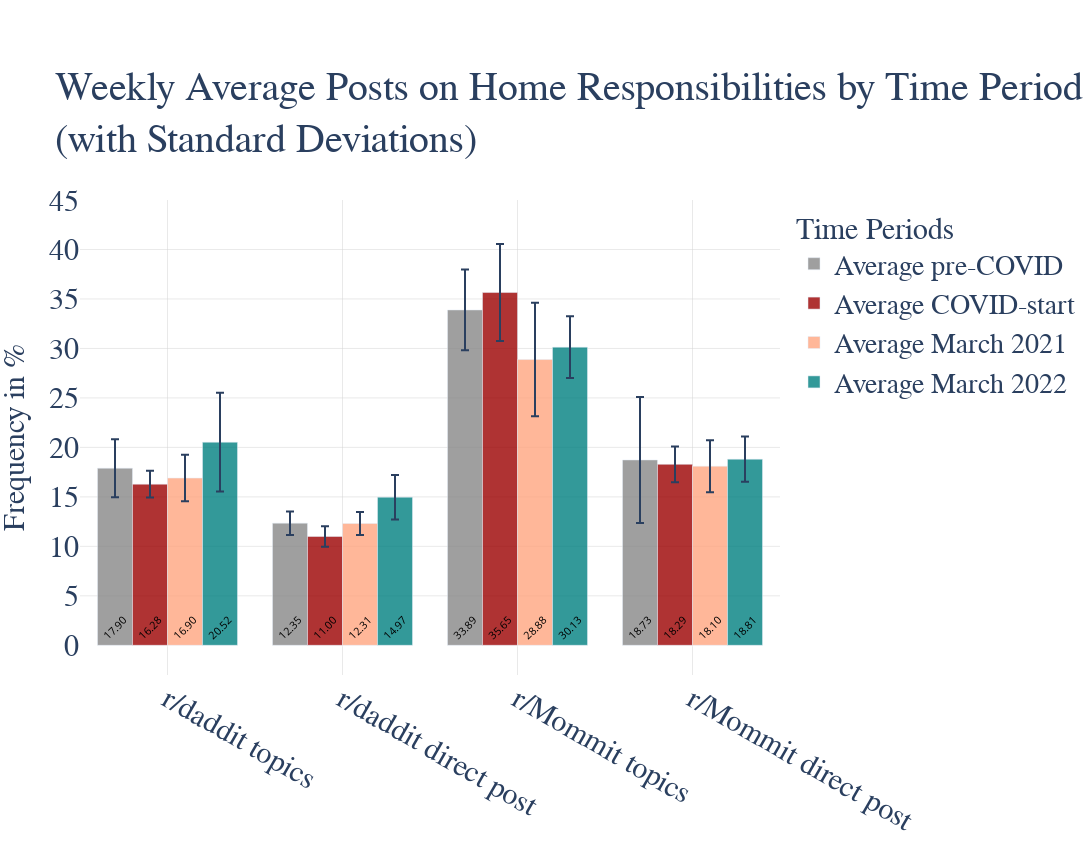

The notebook cell saved with this chart:
### Markdown cell above
plot averages per time period

### Code cell
# Data
categories = ['r/daddit topics', 'r/daddit direct post', 'r/Mommit topics', 'r/Mommit direct post']
pre_covid_avg = pre_covid 
pre_covid_std = pre_covid_std

immediate_covid = immediate_covid
immediate_covid_std= immediate_covid_std

march_2021 = march21
march21_std = march21_std

march_2022 = march22 
march22_std = march22_std

# Colors
#colors = ["#888888", "#9B0000", "#FFA580", "#008080"]  
colors = ["rgba(136, 136, 136, 0.8)", "rgba(155, 0, 0, 0.8)", "rgba(255, 165, 128, 0.8)", "rgba(0, 128, 128, 0.8)"]

# Create traces for each time period
trace_pre_covid = go.Bar(
    x=categories,
    y=pre_covid_avg,
    text=pre_covid_avg,
    name='Average pre-COVID',
    texttemplate='%{text:.2f}',
    textposition='inside',
    textangle=-45,  # Tilt the text by 45 degrees
    insidetextanchor='start',  # Position text at the bottom inside the bar

    marker=dict(color=colors[0]),
    textfont=dict(size=18, color="black"),
    error_y=dict(type='data', array=pre_covid_std, visible=True)

)


trace_immediate_covid = go.Bar(
    x=categories,
    y=immediate_covid,
    text=immediate_covid,
    name='Average COVID-start',
    texttemplate='%{text:.2f}',
    textposition='inside',
    textangle=-45,  # Tilt the text by 45 degrees
    insidetextanchor='start',  # Position text at the bottom inside the bar
    marker=dict(color=colors[1]),
    textfont=dict(size=18, color="black"),
    error_y=dict(type='data', array=immediate_covid_std, visible=True)

)

trace_march_2021 = go.Bar(
    x=categories,
    y=march_2021,
    text=march_2021,
    name='Average March 2021',
    texttemplate='%{text:.2f}',
    textposition='inside',
    textangle=-45,  # Tilt the text by 45 degrees
    insidetextanchor='start',  # Position text at the bottom inside the bar

    marker=dict(color=colors[2]),
    textfont=dict(size=18, color="black"),
    error_y=dict(type='data', array=march21_std, visible=True)

)

trace_march_2022 = go.Bar(
    x=categories,
    y=march_2022,
    text=march_2022,
    name='Average March 2022',
    texttemplate='%{text:.2f}',
    textposition='inside',
    textangle=-45,  # Tilt the text by 45 degrees
    insidetextanchor='start',  # Position text at the bottom inside the bar    marker=dict(color=colors[3]),
    marker=dict(color=colors[3]),

    textfont=dict(size=18, color="black"),
    
    error_y=dict(type='data', array=march22_std, visible=True)

)

# Create data list
data = [trace_pre_covid, trace_immediate_covid, trace_march_2021, trace_march_2022]
# Adjust the layout to create space below the graph


# Define layout
layout = go.Layout(
    title='Weekly Average Posts on Home Responsibilities by Time Period<br>(with Standard Deviations)',
    title_font=dict(size=40, family='Calibri'),
    xaxis=dict(showgrid=True, gridcolor='lightgrey', gridwidth=0.5, tickfont=dict(family='Calibri', size=30)),
    yaxis=dict(title='Frequency in %', title_font=dict(size=30, family='Calibri'), range=[-3, 45], showgrid=True, gridcolor='lightgrey', gridwidth=0.5, tickfont=dict(family='Calibri', size=30)),
    barmode='group',
    plot_bgcolor='white',
    legend=dict(font=dict(family='Calibri', size=28), title=dict(text='Time Periods', font=dict(size=30, family='Calibri'))),
    height=850,
    width=1500
)

# Adjust the layout to create space below the graph
layout.update(
    margin=dict(t=200, b=100)  # Increase the top margin to add space between the title and the graph
)
# Create the figure
fig = go.Figure(data=data, layout=layout)



# Display the chart
fig.show()

### Figure 1 — Plotly figure (JSON) as saved in the notebook; plotly's stock layout.template omitted (floating-point values rounded to 4 significant figures)
{"data": [{"error_y": {"array": [2.93, 1.188, 4.084, 6.361], "type": "data", "visible": true}, "insidetextanchor": "start", "marker": {"color": "rgba(136, 136, 136, 0.8)"}, "name": "Average pre-COVID", "text": ["17.8988756169876", "12.346933333333334", "33.89054888925215", "18.73186666666667"], "textangle": -45, "textfont": {"color": "black", "size": 18}, "textposition": "inside", "texttemplate": "%{text:.2f}", "type": "bar", "x": ["r/daddit topics", "r/daddit direct post", "r/Mommit topics", "r/Mommit direct post"], "y": [17.9, 12.35, 33.89, 18.73]}, {"error_y": {"array": [1.357, 1.041, 4.909, 1.812], "type": "data", "visible": true}, "insidetextanchor": "start", "marker": {"color": "rgba(155, 0, 0, 0.8)"}, "name": "Average COVID-start", "text": ["16.28397890142402", "10.9955", "35.649545772004615", "18.2875"], "textangle": -45, "textfont": {"color": "black", "size": 18}, "textposition": "inside", "texttemplate": "%{text:.2f}", "type": "bar", "x": ["r/daddit topics", "r/daddit direct post", "r/Mommit topics", "r/Mommit direct post"], "y": [16.28, 11.0, 35.65, 18.29]}, {"error_y": {"array": [2.351, 1.168, 5.733, 2.636], "type": "data", "visible": true}, "insidetextanchor": "start", "marker": {"color": "rgba(255, 165, 128, 0.8)"}, "name": "Average March 2021", "text": ["16.899668801709772", "12.311599999999999", "28.88055035284821", "18.0988"], "textangle": -45, "textfont": {"color": "black", "size": 18}, "textposition": "inside", "texttemplate": "%{text:.2f}", "type": "bar", "x": ["r/daddit topics", "r/daddit direct post", "r/Mommit topics", "r/Mommit direct post"], "y": [16.9, 12.31, 28.88, 18.1]}, {"error_y": {"array": [4.992, 2.256, 3.115, 2.285], "type": "data", "visible": true}, "insidetextanchor": "start", "marker": {"color": "rgba(0, 128, 128, 0.8)"}, "name": "Average March 2022", "text": ["20.523871884971577", "14.966800000000001", "30.131060617572228", "18.808799999999998"], "textangle": -45, "textfont": {"color": "black", "size": 18}, "textposition": "inside", "texttemplate": "%{text:.2f}", "type": "bar", "x": ["r/daddit topics", "r/daddit direct post", "r/Mommit topics", "r/Mommit direct post"], "y": [20.52, 14.97, 30.13, 18.81]}], "layout": {"barmode": "group", "height": 850, "legend": {"font": {"family": "Calibri", "size": 28}, "title": {"font": {"family": "Calibri", "size": 30}, "text": "Time Periods"}}, "margin": {"b": 100, "t": 200}, "plot_bgcolor": "white", "title": {"font": {"family": "Calibri", "size": 40}, "text": "Weekly Average Posts on Home Responsibilities by Time Period<br>(with Standard Deviations)"}, "width": 1500, "xaxis": {"gridcolor": "lightgrey", "gridwidth": 0.5, "showgrid": true, "tickfont": {"family": "Calibri", "size": 30}}, "yaxis": {"gridcolor": "lightgrey", "gridwidth": 0.5, "range": [-3, 45], "showgrid": true, "tickfont": {"family": "Calibri", "size": 30}, "title": {"font": {"family": "Calibri", "size": 30}, "text": "Frequency in %"}}}}
